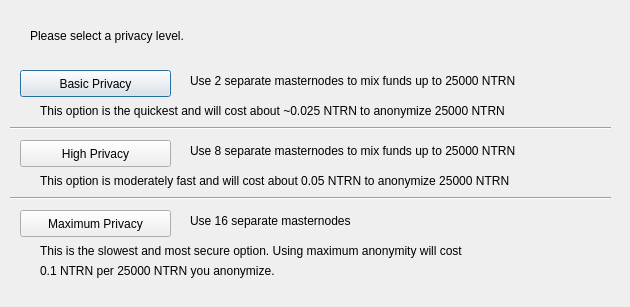
<?xml version="1.0" encoding="UTF-8"?>
<ui version="4.0">
 <class>ObfuscationConfig</class>
 <widget class="QDialog" name="ObfuscationConfig">
  <property name="geometry">
   <rect>
    <x>0</x>
    <y>0</y>
    <width>630</width>
    <height>307</height>
   </rect>
  </property>
  <property name="windowTitle">
   <string>Configure Obfuscation</string>
  </property>
  <widget class="QPushButton" name="buttonBasic">
   <property name="geometry">
    <rect>
     <x>20</x>
     <y>70</y>
     <width>151</width>
     <height>27</height>
    </rect>
   </property>
   <property name="text">
    <string>Basic Privacy</string>
   </property>
  </widget>
  <widget class="QPushButton" name="buttonHigh">
   <property name="geometry">
    <rect>
     <x>20</x>
     <y>140</y>
     <width>151</width>
     <height>27</height>
    </rect>
   </property>
   <property name="text">
    <string>High Privacy</string>
   </property>
  </widget>
  <widget class="QPushButton" name="buttonMax">
   <property name="geometry">
    <rect>
     <x>20</x>
     <y>210</y>
     <width>151</width>
     <height>27</height>
    </rect>
   </property>
   <property name="text">
    <string>Maximum Privacy</string>
   </property>
  </widget>
  <widget class="QLabel" name="label">
   <property name="geometry">
    <rect>
     <x>30</x>
     <y>20</y>
     <width>571</width>
     <height>31</height>
    </rect>
   </property>
   <property name="text">
    <string>Please select a privacy level.</string>
   </property>
  </widget>
  <widget class="QLabel" name="label_2">
   <property name="geometry">
    <rect>
     <x>190</x>
     <y>70</y>
     <width>421</width>
     <height>21</height>
    </rect>
   </property>
   <property name="text">
    <string>Use 2 separate masternodes to mix funds up to 25000 NTRN</string>
   </property>
  </widget>
  <widget class="QLabel" name="label_3">
   <property name="geometry">
    <rect>
     <x>190</x>
     <y>140</y>
     <width>411</width>
     <height>21</height>
    </rect>
   </property>
   <property name="text">
    <string>Use 8 separate masternodes to mix funds up to 25000 NTRN</string>
   </property>
  </widget>
  <widget class="QLabel" name="label_4">
   <property name="geometry">
    <rect>
     <x>190</x>
     <y>210</y>
     <width>421</width>
     <height>21</height>
    </rect>
   </property>
   <property name="text">
    <string>Use 16 separate masternodes</string>
   </property>
  </widget>
  <widget class="QLabel" name="label_6">
   <property name="geometry">
    <rect>
     <x>40</x>
     <y>100</y>
     <width>561</width>
     <height>21</height>
    </rect>
   </property>
   <property name="text">
    <string>This option is the quickest and will cost about ~0.025 NTRN to anonymize 25000 NTRN</string>
   </property>
  </widget>
  <widget class="QLabel" name="label_7">
   <property name="geometry">
    <rect>
     <x>40</x>
     <y>170</y>
     <width>561</width>
     <height>21</height>
    </rect>
   </property>
   <property name="text">
    <string>This option is moderately fast and will cost about 0.05 NTRN to anonymize 25000 NTRN</string>
   </property>
  </widget>
  <widget class="QLabel" name="label_8">
   <property name="geometry">
    <rect>
     <x>40</x>
     <y>240</y>
     <width>561</width>
     <height>21</height>
    </rect>
   </property>
   <property name="text">
    <string>This is the slowest and most secure option. Using maximum anonymity will cost</string>
   </property>
  </widget>
  <widget class="QLabel" name="label_9">
   <property name="geometry">
    <rect>
     <x>40</x>
     <y>260</y>
     <width>561</width>
     <height>21</height>
    </rect>
   </property>
   <property name="text">
    <string>0.1 NTRN per 25000 NTRN you anonymize.</string>
   </property>
  </widget>
  <widget class="Line" name="line">
   <property name="geometry">
    <rect>
     <x>10</x>
     <y>120</y>
     <width>601</width>
     <height>16</height>
    </rect>
   </property>
   <property name="orientation">
    <enum>Qt::Horizontal</enum>
   </property>
  </widget>
  <widget class="Line" name="line_2">
   <property name="geometry">
    <rect>
     <x>10</x>
     <y>190</y>
     <width>601</width>
     <height>16</height>
    </rect>
   </property>
   <property name="orientation">
    <enum>Qt::Horizontal</enum>
   </property>
  </widget>
 </widget>
 <resources/>
 <connections/>
</ui>
